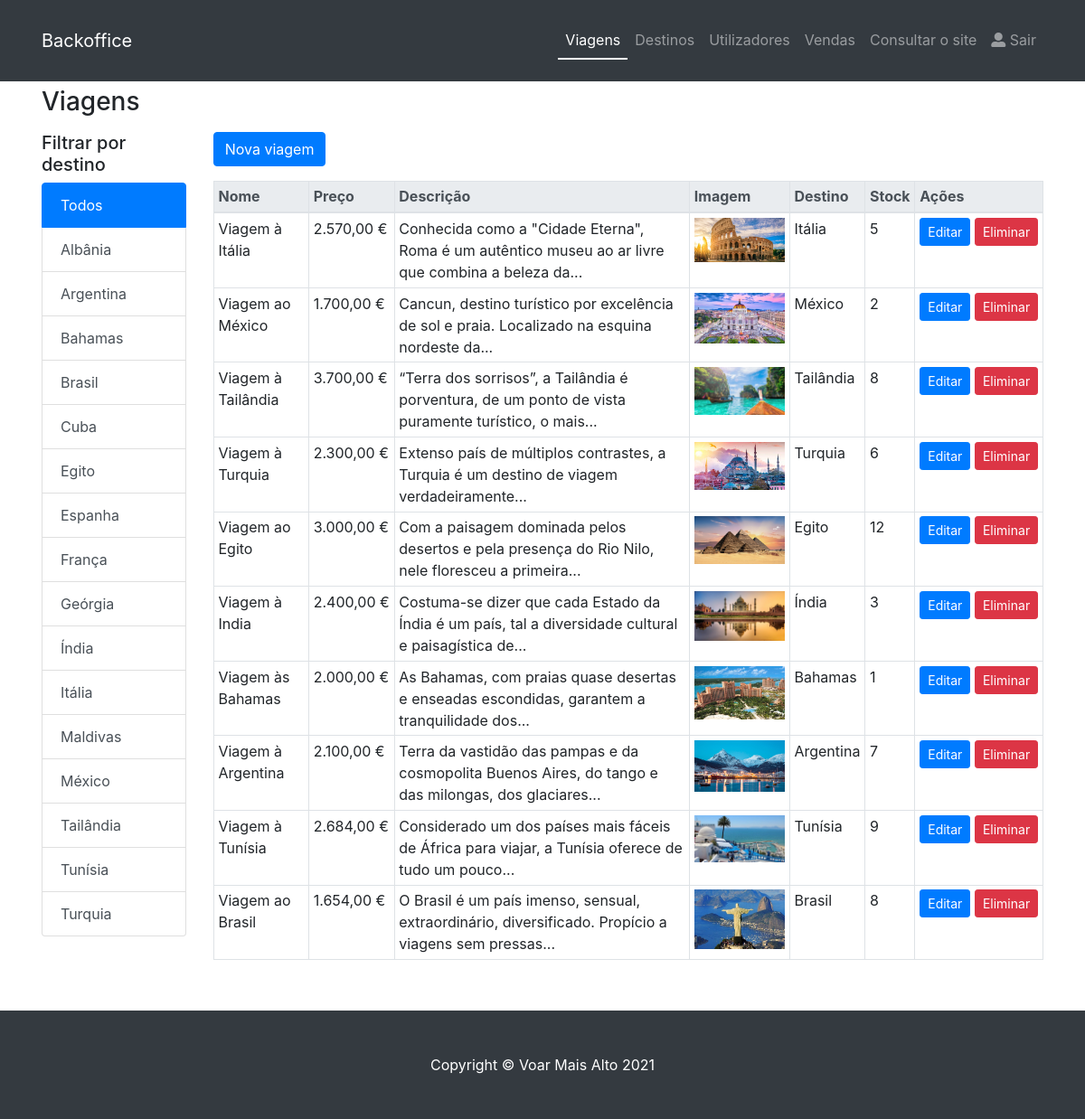
Before: /admin/listaProdutos.php (signed in) with the older database file.
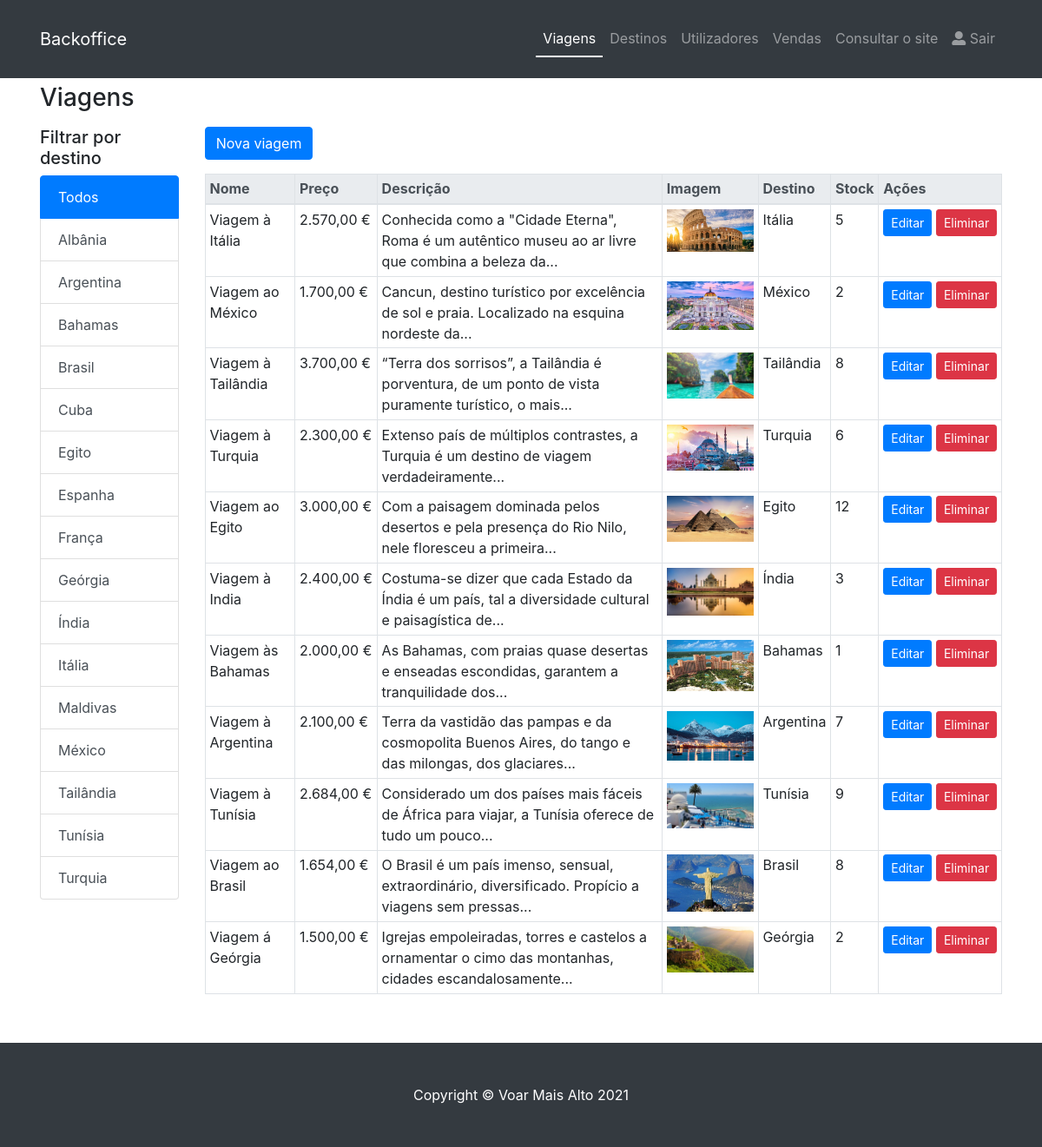
After: the same page with the newer database file.
### tables this page shows
CREATE TABLE `categoria` (
  `CategoriaID` int(11) NOT NULL,
  `CategoriaNome` varchar(40) NOT NULL
);

CREATE TABLE `produto` (
  `produtoID` int(11) NOT NULL,
  `produtoNome` varchar(50) NOT NULL,
  `preco` double NOT NULL,
  `stock` int(11) NOT NULL,
  `imagem` varchar(200) NOT NULL,
  `categoriaID` int(11) NOT NULL,
  `descricao` varchar(1000) NOT NULL
);

### db/config.php (called while the page is built, shortened)
<?php
    function e($s) {
        return htmlspecialchars((string)$s, ENT_QUOTES, 'UTF-8');
    }
?>

### admin/listaProdutos.php (the view, shortened to what the changed rows need)
<!DOCTYPE html>
<html lang="pt-PT">
<head>
  <link href="../vendor/bootstrap/css/bootstrap.min.css" rel="stylesheet">
  <link href="../css/shop-homepage.css" rel="stylesheet">
  <link rel="stylesheet" href="https://use.fontawesome.com/releases/v5.7.2/css/all.css">
</head>
<body>
<?php
  include '../db/config.php';
  $pagina_ativa = 'listaProdutos.php';
  include 'menu.php';
?>
  <div class="container mt-4">
    <h1 class="h3 mb-3">Viagens</h1>
    <div class="row">
      <div class="col-lg-2 mb-3">
        <h2 class="h5">Filtrar por destino</h2>
        <div class="list-group">
          <?php
            $idFiltro = isset($_GET['id']) ? (int)$_GET['id'] : 0;
            echo '<a href="listaProdutos.php" class="list-group-item list-group-item-action'.($idFiltro === 0 ? ' active' : '').'">Todos</a>';
            $cats = $conexao->query("Select * from categoria order by CategoriaNome");
            if ($cats->num_rows > 0) {
              while ($c = $cats->fetch_assoc()) {
                $ativo = ($idFiltro === (int)$c['CategoriaID']) ? ' active' : '';
                echo '<a href="listaProdutos.php?id='.(int)$c['CategoriaID'].'" class="list-group-item list-group-item-action'.$ativo.'">'.e($c['CategoriaNome']).'</a>';
              }
            }
          ?>
        </div>
      </div>
      <div class="col-lg-10">
        <div class="table-responsive">
          <table class="table table-bordered table-sm table-hover">
            <thead class="thead-light">
              <tr>
                <th>Nome</th>
                <th>Preço</th>
                <th>Descrição</th>
                <th>Imagem</th>
                <th>Destino</th>
                <th>Stock</th>
                <th>Ações</th>
              </tr>
            </thead>
            <tbody>
              <?php
                if ($idFiltro > 0) {
                  $stmt = mysqli_prepare($conexao, "Select * from produto, categoria where produto.categoriaID = categoria.categoriaID and produto.categoriaID=?");
                  mysqli_stmt_bind_param($stmt, 'i', $idFiltro);
                  mysqli_stmt_execute($stmt);
                  $produtos = mysqli_stmt_get_result($stmt);
                } else {
                  $produtos = $conexao->query("Select * from produto, categoria where produto.categoriaID = categoria.categoriaID");
                }
                if ($produtos->num_rows > 0) {
                  while ($p = $produtos->fetch_assoc()) {
                    $desc = (string)$p['descricao'];
                    if (mb_strlen($desc) > 100) {
                      $desc = mb_substr($desc, 0, 100);
                      $pos = mb_strrpos($desc, ' ');
                      if ($pos !== false) {
                        $desc = mb_substr($desc, 0, $pos);
                      }
                      $desc = rtrim($desc, " .,;:!?-").'...';
                    }
                    echo '
                    <tr>
                      <td>'.e($p['produtoNome']).'</td>
                      <td class="text-nowrap">'.number_format((float)$p['preco'], 2, ',', '.').' &euro;</td>
                      <td>'.e($desc).'</td>
                      <td><img src="'.e($p['imagem']).'" alt="'.e($p['produtoNome']).'" style="width:100px; height:auto;"></td>
                      <td>'.e($p['CategoriaNome']).'</td>
                      <td>'.e($p['stock']).'</td>
                      <td class="text-nowrap">
                        <a href="alterarProduto.php?id='.(int)$p['produtoID'].'" class="btn btn-sm btn-primary">Editar</a>
                        <form action="eliminarProduto.php" method="post" onsubmit="return confirm(\'Tem a certeza que deseja eliminar o registo?\');" style="display:inline;">
                          <input type="hidden" name="csrf_token" value="'.e(csrf_token()).'">
                          <input type="hidden" name="id" value="'.(int)$p['produtoID'].'">
                          <button type="submit" class="btn btn-sm btn-danger">Eliminar</button>
                        </form>
                      </td>
                    </tr>';
                  }
                } else {
                  echo '<tr><td colspan="7" class="text-center">Não existem viagens.</td></tr>';
                }
              ?>
            </tbody>
          </table>
        </div>
      </div>
    </div>
  </div>
</body>
</html>

### admin/menu.php (shortened to what the changed rows need)
<?php
  $itens_menu = array(
    'listaProdutos.php' => 'Viagens',
    'listaCategorias.php' => 'Destinos',
    'listaUtilizadores.php' => 'Utilizadores',
    'listaProdutosVendidos.php' => 'Vendas'
  );
?>
  <nav class="navbar navbar-expand-lg navbar-dark bg-dark fixed-top">
    <div class="container">
      <div class="collapse navbar-collapse" id="navbarResponsive">
        <ul class="navbar-nav ml-auto">
          <?php
            foreach ($itens_menu as $ficheiro => $nome) {
              $ativo = ($ficheiro === $pagina_ativa);
              echo '<li class="nav-item'.($ativo ? ' active' : '').'">';
              echo '<a class="nav-link" href="'.e($ficheiro).'">'.e($nome);
              echo '</a></li>';
            }
          ?>
        </ul>
      </div>
    </div>
  </nav>

Changed rows visible on the page:
added produto: produtoNome "Viagem á Geórgia", preco "1.500,00", descricao "Igrejas empoleiradas, torres e castelos a ornamentar o cimo das montanhas, cidades escandalosamente...", imagem (picture), categoriaID.CategoriaNome "Geórgia", stock "2"
